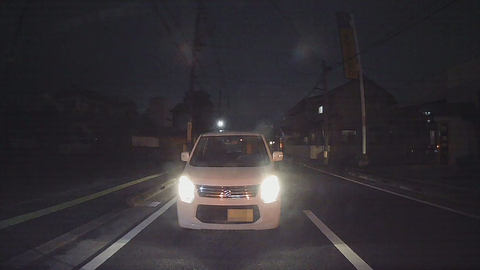
#> input picture photos/3.jpg, 480 x 270 px, found by its file name
$ python equalize_gauss.py
#> lines starting #> are read from the running program, lines starting #| are printed output that depends on the picture
import cv2
import numpy as np

def equalize_hist_color_smoothed(filename):
    # Load the image
#> called with filename = 'photos/3.jpg'
    img = cv2.imread(filename)
#> img is the input picture: shape (270, 480, 3); mean B, G, R 51.3, 46.9, 51

    # Convert the image to YUV color space
    img_yuv = cv2.cvtColor(img, cv2.COLOR_BGR2YUV)
#> img_yuv: shape (270, 480, 3); mean of channels 0, 1, 2 48.6, 129.2, 130.2

    # Apply histogram equalization to the Y channel
    img_yuv[:,:,0] = cv2.equalizeHist(img_yuv[:,:,0])
#> img_yuv: shape (270, 480, 3); mean of channels 0, 1, 2 130.8, 129.2, 130.2

    # Convert the image back to BGR color space
    img_eq = cv2.cvtColor(img_yuv, cv2.COLOR_YUV2BGR)
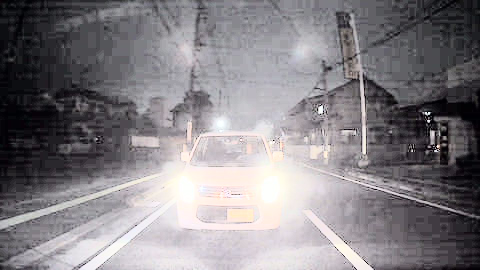
#> img_eq: shape (270, 480, 3); mean B, G, R 133.3, 129, 133

    # Apply Gaussian blur
    img_smoothed = cv2.GaussianBlur(img_eq, (5, 5), 0)

    cv2.imwrite("photos/3_equalized_color_smoothed.jpg", img_smoothed)

equalize_hist_color_smoothed("photos/3.jpg")  # Equalize histogram of the color image and apply Gaussian blur

$ run again, with photos/1.jpg copied over photos/3.jpg
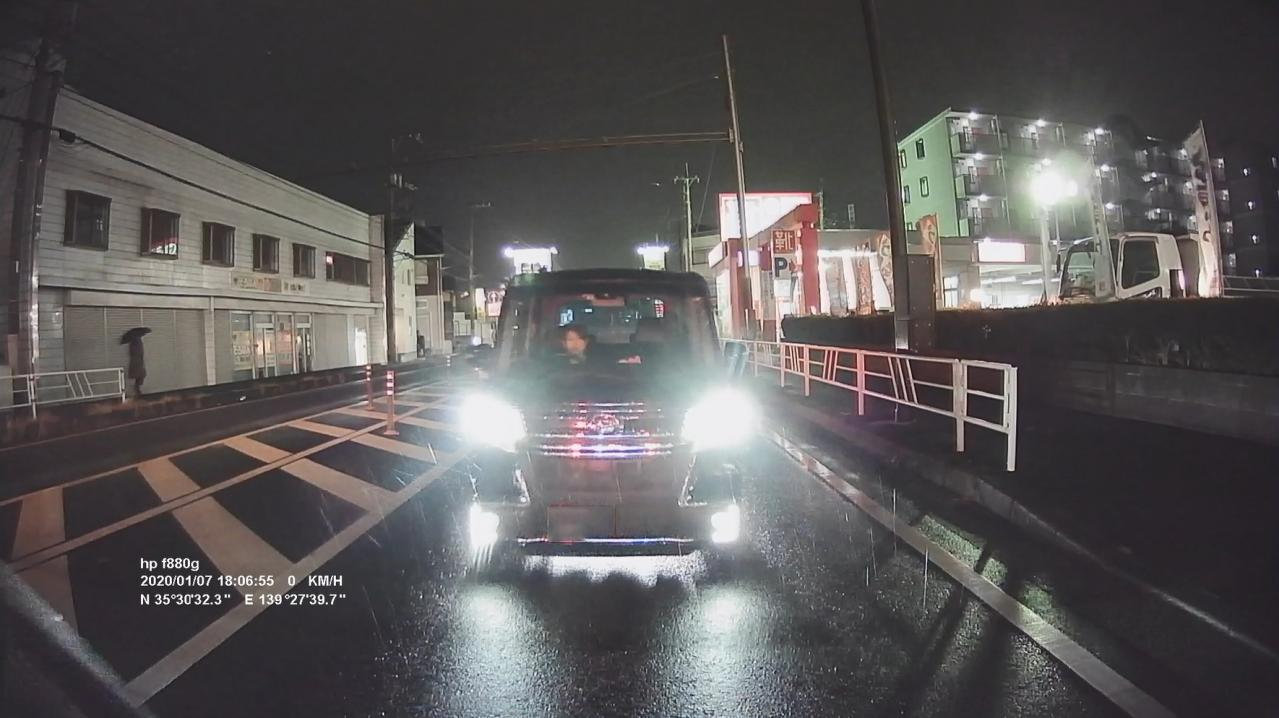
#> input picture photos/1.jpg, 1279 x 718 px, found by its file name
#> in equalize_hist_color_smoothed, img is the input picture: shape (718, 1279, 3); mean B, G, R 87.3, 87.1, 89.8
#> in equalize_hist_color_smoothed, `img_eq = cv2.cvtColor(img_yuv, cv2.COLOR_YUV2BGR)`:
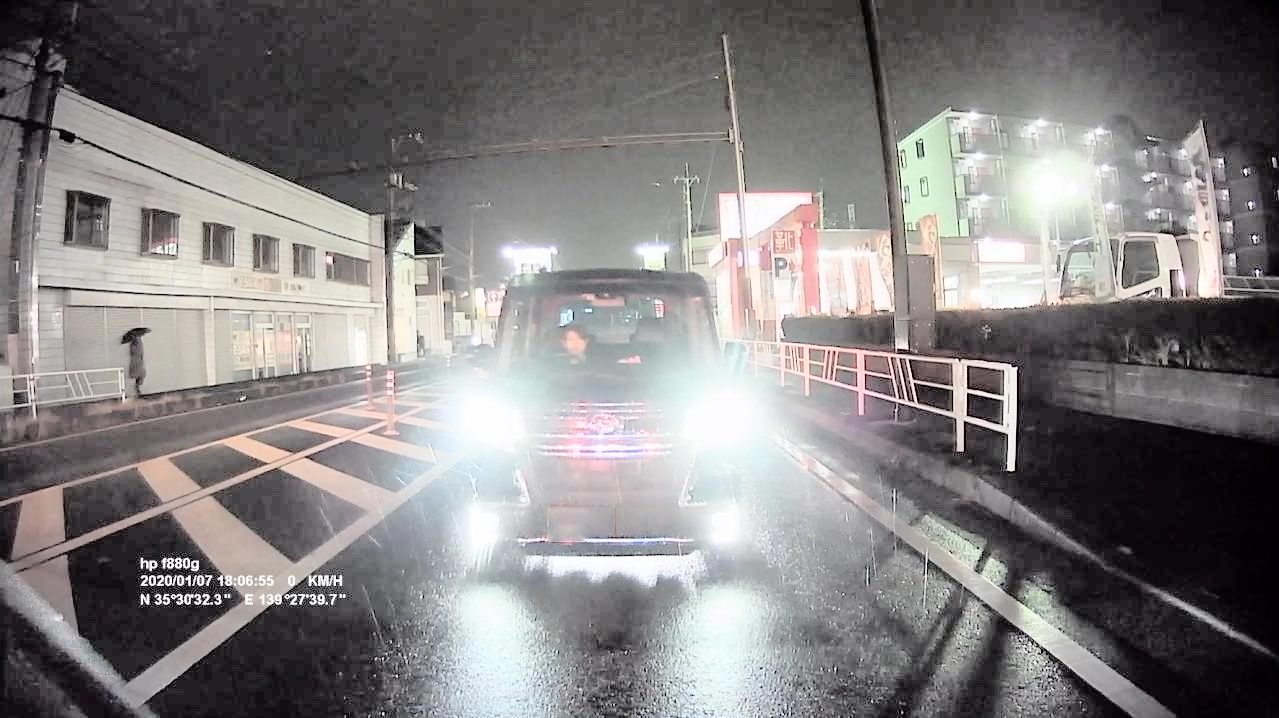
#> img_eq: shape (718, 1279, 3); mean B, G, R 128.4, 128.1, 130.9

$ run again, with photos/2.jpg copied over photos/3.jpg
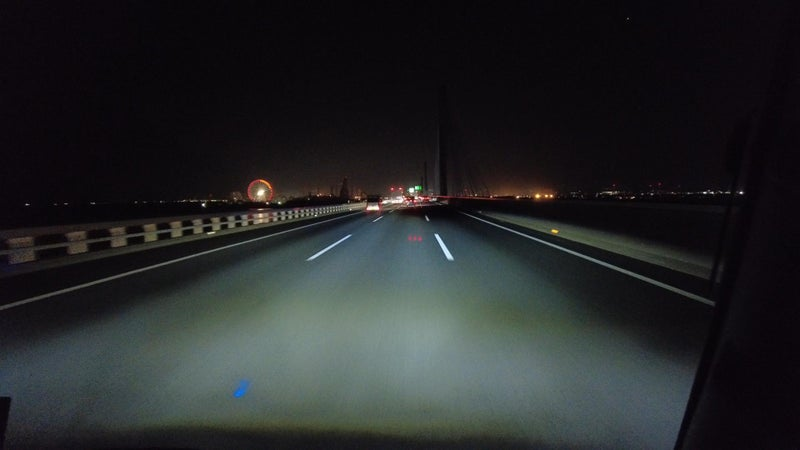
#> input picture photos/2.jpg, 800 x 450 px, found by its file name
#> in equalize_hist_color_smoothed, img is the input picture: shape (450, 800, 3); mean B, G, R 40.4, 39.4, 37.2
#> in equalize_hist_color_smoothed, `img_eq = cv2.cvtColor(img_yuv, cv2.COLOR_YUV2BGR)`:
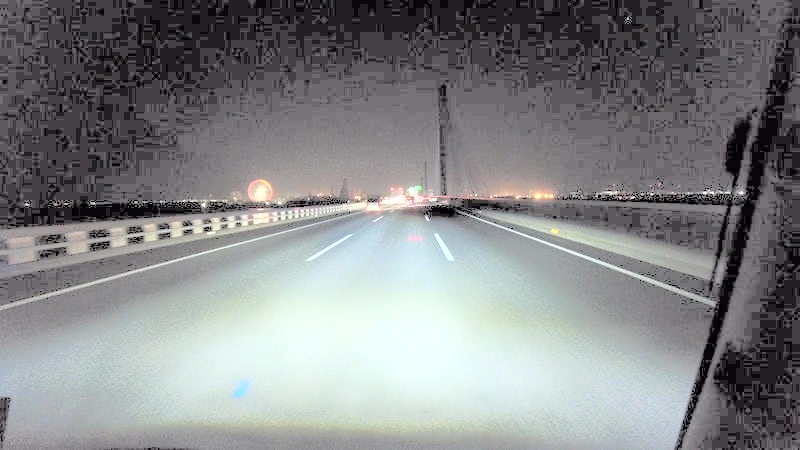
#> img_eq: shape (450, 800, 3); mean B, G, R 134.7, 133.5, 131.5
